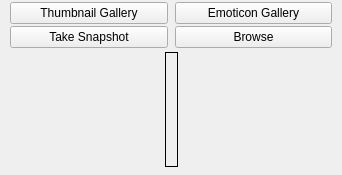
<?xml version="1.0" encoding="UTF-8"?>
<ui version="4.0">
 <class>ThumnailEditWidgetUi</class>
 <widget class="QWidget" name="ThumnailEditWidgetUi">
  <property name="geometry">
   <rect>
    <x>0</x>
    <y>0</y>
    <width>342</width>
    <height>175</height>
   </rect>
  </property>
  <property name="sizePolicy">
   <sizepolicy hsizetype="Expanding" vsizetype="Minimum">
    <horstretch>0</horstretch>
    <verstretch>0</verstretch>
   </sizepolicy>
  </property>
  <property name="windowTitle">
   <string>Thumbnail Edit Widget</string>
  </property>
  <layout class="QVBoxLayout" name="verticalLayout">
   <property name="spacing">
    <number>2</number>
   </property>
   <property name="leftMargin">
    <number>5</number>
   </property>
   <property name="topMargin">
    <number>2</number>
   </property>
   <property name="rightMargin">
    <number>5</number>
   </property>
   <property name="bottomMargin">
    <number>5</number>
   </property>
   <item>
    <layout class="QHBoxLayout" name="horizontalLayout_3">
     <property name="spacing">
      <number>7</number>
     </property>
     <property name="leftMargin">
      <number>5</number>
     </property>
     <property name="topMargin">
      <number>0</number>
     </property>
     <property name="rightMargin">
      <number>5</number>
     </property>
     <property name="bottomMargin">
      <number>0</number>
     </property>
     <item>
      <widget class="QPushButton" name="m_ThumbGalleryButton">
       <property name="sizePolicy">
        <sizepolicy hsizetype="Minimum" vsizetype="Fixed">
         <horstretch>0</horstretch>
         <verstretch>0</verstretch>
        </sizepolicy>
       </property>
       <property name="text">
        <string>Thumbnail Gallery</string>
       </property>
      </widget>
     </item>
     <item>
      <widget class="QPushButton" name="m_EmoticonGalleryButton">
       <property name="sizePolicy">
        <sizepolicy hsizetype="Minimum" vsizetype="Fixed">
         <horstretch>0</horstretch>
         <verstretch>0</verstretch>
        </sizepolicy>
       </property>
       <property name="text">
        <string>Emoticon Gallery</string>
       </property>
      </widget>
     </item>
    </layout>
   </item>
   <item>
    <layout class="QHBoxLayout" name="horizontalLayout_4">
     <property name="spacing">
      <number>7</number>
     </property>
     <property name="leftMargin">
      <number>5</number>
     </property>
     <property name="topMargin">
      <number>0</number>
     </property>
     <property name="rightMargin">
      <number>5</number>
     </property>
     <property name="bottomMargin">
      <number>0</number>
     </property>
     <item>
      <widget class="QPushButton" name="m_TakeSnapshotButton">
       <property name="sizePolicy">
        <sizepolicy hsizetype="Minimum" vsizetype="Fixed">
         <horstretch>0</horstretch>
         <verstretch>0</verstretch>
        </sizepolicy>
       </property>
       <property name="text">
        <string>Take Snapshot</string>
       </property>
      </widget>
     </item>
     <item>
      <widget class="QPushButton" name="m_BrowsePictureButton">
       <property name="sizePolicy">
        <sizepolicy hsizetype="Minimum" vsizetype="Fixed">
         <horstretch>0</horstretch>
         <verstretch>0</verstretch>
        </sizepolicy>
       </property>
       <property name="text">
        <string>Browse</string>
       </property>
      </widget>
     </item>
    </layout>
   </item>
   <item>
    <spacer name="verticalSpacer">
     <property name="orientation">
      <enum>Qt::Vertical</enum>
     </property>
     <property name="sizeType">
      <enum>QSizePolicy::Fixed</enum>
     </property>
     <property name="sizeHint" stdset="0">
      <size>
       <width>20</width>
       <height>2</height>
      </size>
     </property>
    </spacer>
   </item>
   <item>
    <layout class="QHBoxLayout" name="horizontalLayout">
     <item>
      <spacer name="horizontalSpacer">
       <property name="orientation">
        <enum>Qt::Horizontal</enum>
       </property>
       <property name="sizeHint" stdset="0">
        <size>
         <width>40</width>
         <height>20</height>
        </size>
       </property>
      </spacer>
     </item>
     <item>
      <widget class="QFrame" name="m_ThumbnailFrame">
       <property name="sizePolicy">
        <sizepolicy hsizetype="Minimum" vsizetype="Minimum">
         <horstretch>0</horstretch>
         <verstretch>0</verstretch>
        </sizepolicy>
       </property>
       <property name="frameShape">
        <enum>QFrame::Box</enum>
       </property>
       <property name="frameShadow">
        <enum>QFrame::Plain</enum>
       </property>
       <layout class="QGridLayout" name="gridLayout">
        <property name="leftMargin">
         <number>2</number>
        </property>
        <property name="topMargin">
         <number>2</number>
        </property>
        <property name="rightMargin">
         <number>2</number>
        </property>
        <property name="bottomMargin">
         <number>2</number>
        </property>
        <property name="horizontalSpacing">
         <number>2</number>
        </property>
        <item row="0" column="0">
         <widget class="ThumbnailViewWidget" name="m_ThumbnailViewWidget">
          <property name="sizePolicy">
           <sizepolicy hsizetype="Fixed" vsizetype="Expanding">
            <horstretch>0</horstretch>
            <verstretch>0</verstretch>
           </sizepolicy>
          </property>
          <property name="alignment">
           <set>Qt::AlignCenter</set>
          </property>
         </widget>
        </item>
       </layout>
      </widget>
     </item>
     <item>
      <spacer name="horizontalSpacer_2">
       <property name="orientation">
        <enum>Qt::Horizontal</enum>
       </property>
       <property name="sizeHint" stdset="0">
        <size>
         <width>40</width>
         <height>20</height>
        </size>
       </property>
      </spacer>
     </item>
    </layout>
   </item>
   <item>
    <spacer name="verticalSpacer_2">
     <property name="orientation">
      <enum>Qt::Vertical</enum>
     </property>
     <property name="sizeType">
      <enum>QSizePolicy::Fixed</enum>
     </property>
     <property name="sizeHint" stdset="0">
      <size>
       <width>20</width>
       <height>3</height>
      </size>
     </property>
    </spacer>
   </item>
  </layout>
 </widget>
 <customwidgets>
  <customwidget>
   <class>ThumbnailViewWidget</class>
   <extends>QLabel</extends>
   <header>ThumbnailViewWidget.h</header>
  </customwidget>
 </customwidgets>
 <resources/>
 <connections/>
</ui>
